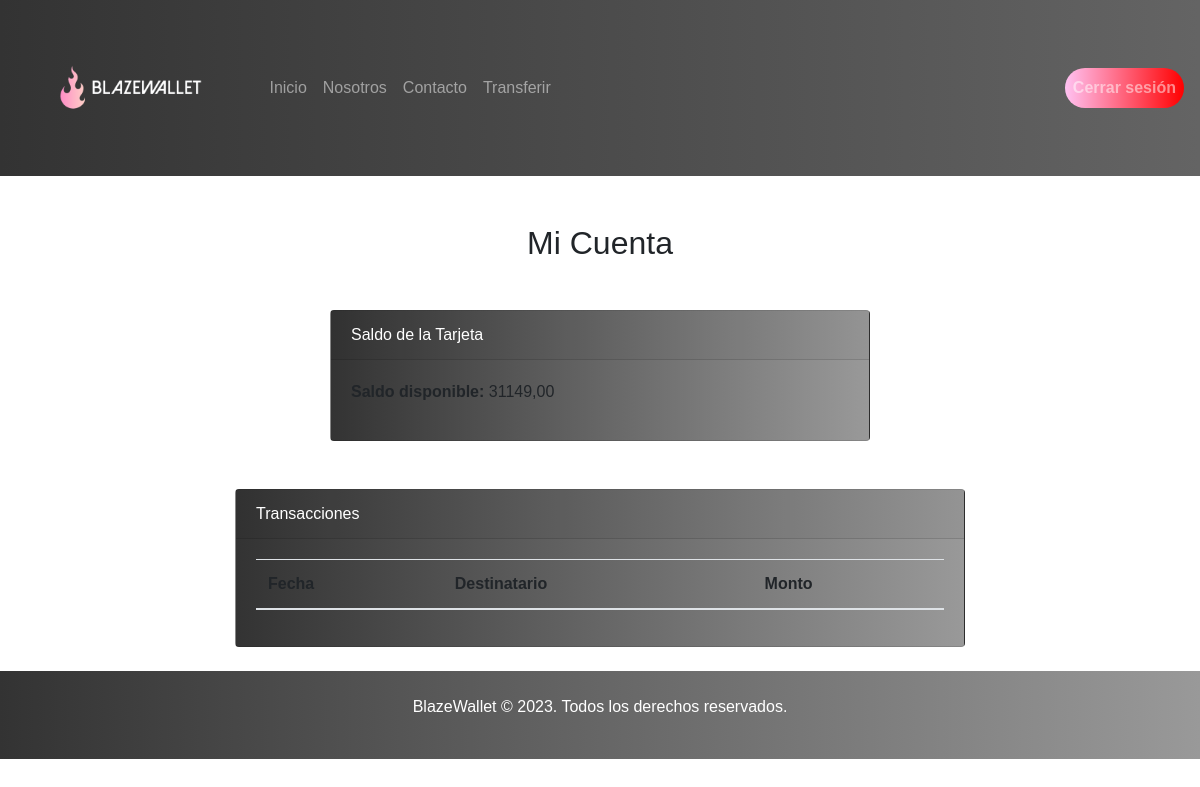
The page /cuenta/ (signed in) on the database as committed earlier.
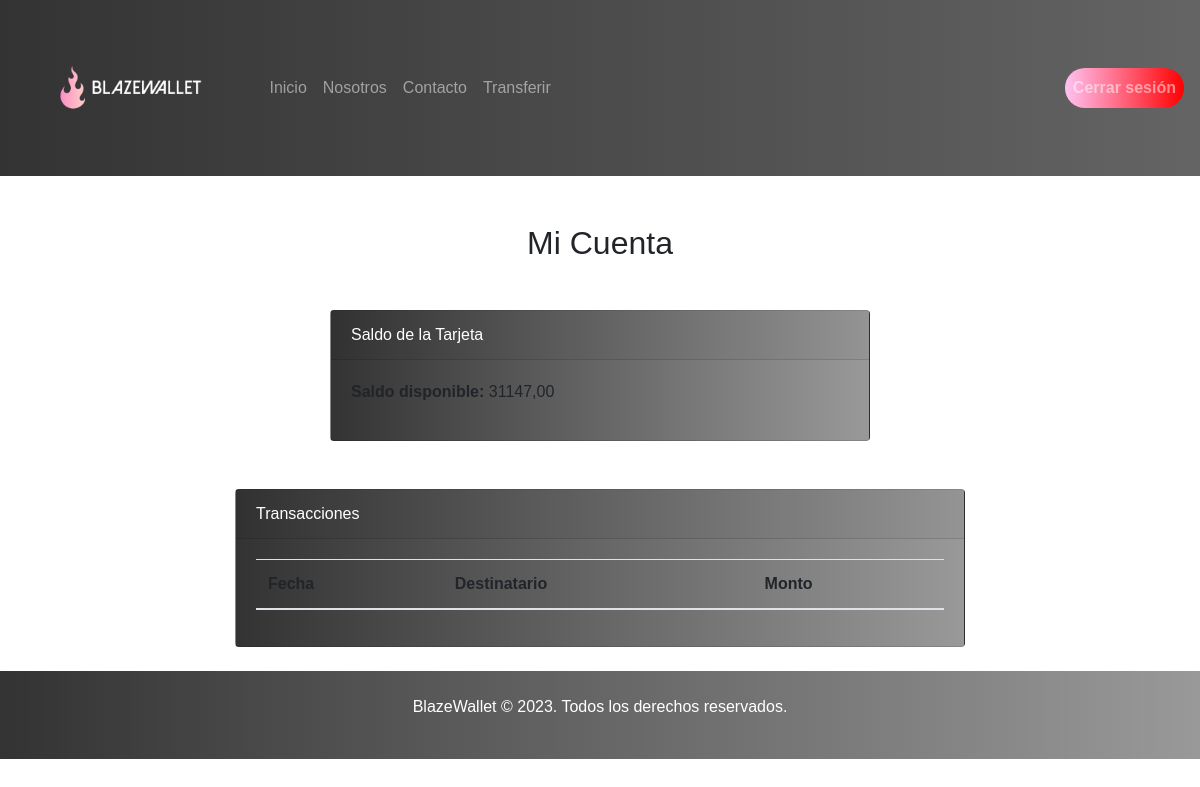
The same page on the database as committed later.
### core/models.py (models this page shows, shortened)
class PerfilUsuario(models.Model):
    usuario = models.OneToOneField(User, on_delete=models.CASCADE)
    saldo = models.DecimalField(max_digits=10, decimal_places=2, default=10000)

### core/views.py (the view)
# urls.py: path('cuenta/', views.cuenta, name="cuenta"),
def cuenta(request):
    usuario_actual = request.user
    try:
        perfil_usuario_actual = PerfilUsuario.objects.get(usuario=usuario_actual)
        saldo_actual = perfil_usuario_actual.saldo
        transferencias = Transferencia.objects.filter(remitente=perfil_usuario_actual).order_by('-fecha')[:5]
    except PerfilUsuario.DoesNotExist:
        saldo_actual = 0
        transferencias = []
    return render(request, 'cuenta.html', {'saldo_actual': saldo_actual, 'transferencias': transferencias})

### core/templates/cuenta.html (shortened to what this page needs)
{% extends 'base.html' %}
{% load static %}
{% block content %}
  <nav class="navbar navbar-expand-lg navbar-dark bg-dark">
    <a class="navbar-brand" href="#">
      <img class="logo" src="{% static 'img/logo.png' %}" alt="Logo">
    </a>
    <div class="collapse navbar-collapse" id="navbarNav">
      <ul class="navbar-nav">
        <li class="nav-item">
          <a class="nav-link" href="{% url 'home' %}">Inicio</a>
        </li>
        <li class="nav-item">
          <a class="nav-link" href="{% url 'nosotros' %}">Nosotros</a>
        </li>
        <li class="nav-item">
          <a class="nav-link" href="{% url 'contacto' %}">Contacto</a>
        </li>
        <li class="nav-item">
          <a class="nav-link" href="{% url 'transferencia_saldo' %}">Transferir</a>
        </li>
      </ul>
      <ul class="navbar-nav ml-auto">
        <li class="nav-item">
          <a href="{% url 'logout' %}" class="nav-link btn btn-gradient btn-rounded"><strong>Cerrar sesión</strong></a>
        </li>
      </ul>
    </div>
  </nav>
  <div class="container mt-5">
    <h2 class="text-center">Mi Cuenta</h2>
    <div class="row justify-content-center mt-5">
      <div class="col-md-6">
        <div class="card">
          <div class="card-header">Saldo de la Tarjeta</div>
          <div class="card-body">
            <p><strong>Saldo disponible:</strong> {{ saldo_actual }}</p>
          </div>
        </div>
      </div>
    </div>
    <div class="row justify-content-center mt-5">
      <div class="col-md-8">
        <div class="card">
          <div class="card-header">Transacciones</div>
          <div class="card-body">
            <table class="table">
              <thead>
                <tr>
                  <th>Fecha</th>
                  <th>Destinatario</th>
                  <th>Monto</th>
                </tr>
              </thead>
            </table>
          </div>
        </div>
      </div>
    </div>
  </div>
  <br>
{% endblock %}

Rows that differ between the two databases and show on the page:
changed PerfilUsuario: saldo "31149,00" → "31147,00"
